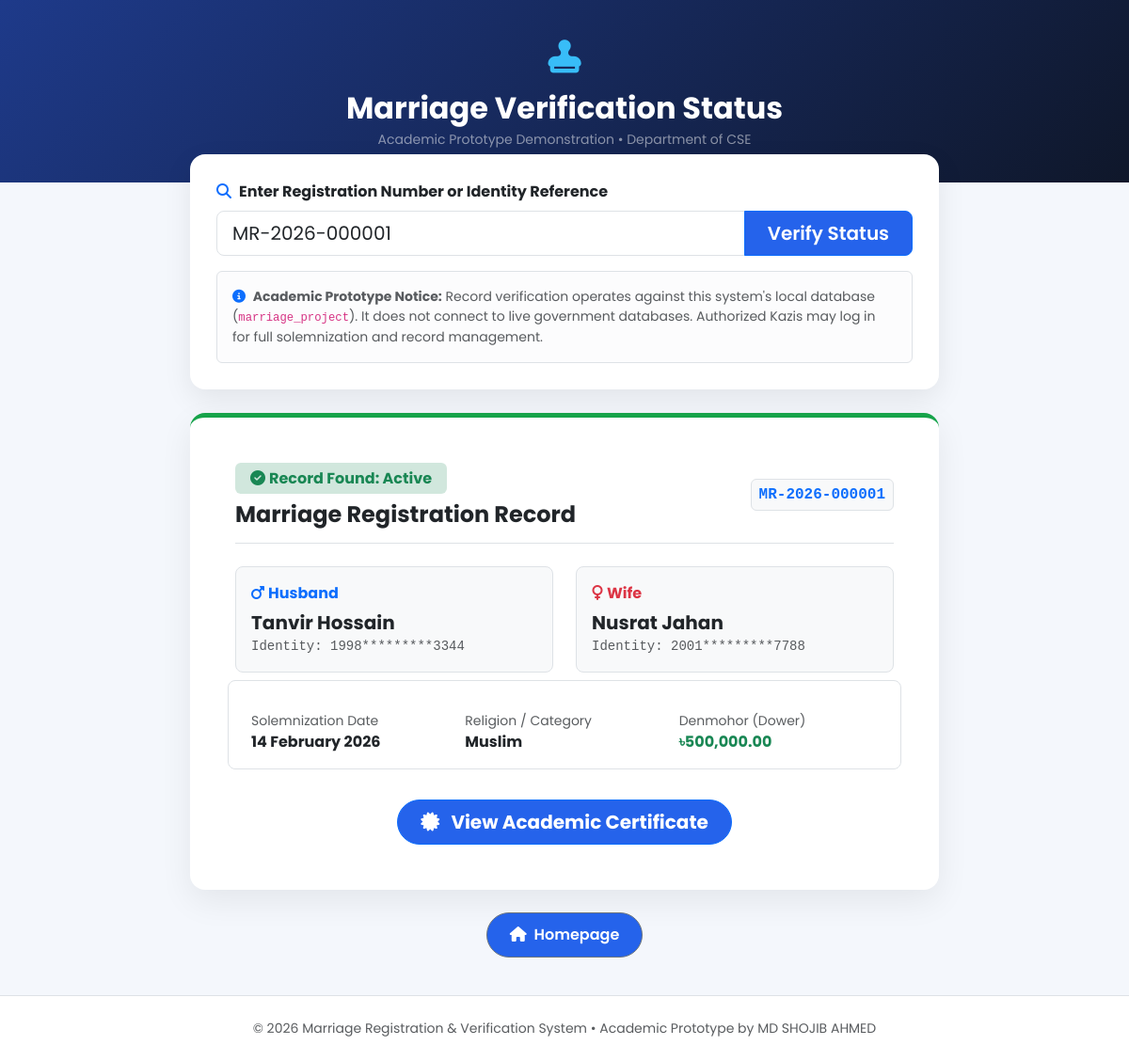
The app's page /verify.php?reg=MR-2026-000001 with its own data.
### tables this page shows
CREATE TABLE IF NOT EXISTS `marriages` (
  `marriage_id` INT AUTO_INCREMENT PRIMARY KEY,
  `registration_number` VARCHAR(50) NOT NULL UNIQUE,
  `marriage_date` DATE NOT NULL,
  `religion` VARCHAR(30) NOT NULL DEFAULT 'Muslim',
  `husband_citizen_id` INT NOT NULL,
  `husband_identity_type` ENUM('NID', 'Passport') NOT NULL,
  `husband_identity_no` VARCHAR(50) NOT NULL,
  `husband_name` VARCHAR(100) NOT NULL,
  `wife_citizen_id` INT NOT NULL,
  `wife_identity_type` ENUM('NID', 'Passport') NOT NULL,
  `wife_identity_no` VARCHAR(50) NOT NULL,
  `wife_name` VARCHAR(100) NOT NULL,
  `kazi_id` INT NOT NULL,
  `kazi_license_no` VARCHAR(50) NOT NULL,
  `kazi_name` VARCHAR(100) NOT NULL,
  `witness1_name` VARCHAR(100) NOT NULL,
  `witness1_identity_type` ENUM('NID', 'Passport') NOT NULL,
  `witness1_identity_no` VARCHAR(50) NOT NULL,
  `witness1_mobile` VARCHAR(20) DEFAULT NULL,
  `witness2_name` VARCHAR(100) NOT NULL,
  `witness2_identity_type` ENUM('NID', 'Passport') NOT NULL,
  `witness2_identity_no` VARCHAR(50) NOT NULL,
  `witness2_mobile` VARCHAR(20) DEFAULT NULL,
  `denmohor_amount` DECIMAL(12, 2) DEFAULT 0.00,
  `registration_fee` DECIMAL(10, 2) DEFAULT 0.00,
  `status` ENUM('Active', 'Divorce Initiated', 'Divorced', 'Annulled') DEFAULT 'Active',
  `created_at` TIMESTAMP DEFAULT CURRENT_TIMESTAMP,
  INDEX (`registration_number`),
  INDEX (`husband_identity_no`),
  INDEX (`wife_identity_no`),
  INDEX (`kazi_license_no`),
  INDEX (`status`)
);

### includes/security.php (called while the page is built, shortened)
<?php
function e($value) {
    return htmlspecialchars($value ?? '', ENT_QUOTES, 'UTF-8');
}

### verify.php (the view, shortened to what this page needs)
<?php
require_once "Database/connection.php";
require_once "includes/security.php";
$query_term = trim($_GET['reg'] ?? ($_POST['query_term'] ?? ''));
$marriage = null;
if (!empty($query_term)) {
    $sql = "SELECT m.*, k.full_name AS kazi_full_name, k.district, k.upazila
            FROM marriages m
            LEFT JOIN kazi_users k ON m.kazi_id = k.kazi_id
            WHERE (m.registration_number = ? OR m.husband_identity_no = ? OR m.wife_identity_no = ?)
            LIMIT 1";
    $stmt = mysqli_prepare($conn, $sql);
    mysqli_stmt_bind_param($stmt, "sss", $query_term, $query_term, $query_term);
    mysqli_stmt_execute($stmt);
    $result = mysqli_stmt_get_result($stmt);
    if ($row = mysqli_fetch_assoc($result)) {
        $marriage = $row;
    } else {
        $error_msg = "No marriage record found matching identifier: " . htmlspecialchars($query_term);
    }
}
function mask_nid_public($id) {
    $len = strlen($id);
    return substr($id, 0, 4) . str_repeat('*', max(4, $len - 8)) . substr($id, -4);
}
?>
<!DOCTYPE html>
<html lang="en">
<head>
    <link href="https://cdn.jsdelivr.net/npm/bootstrap@5.3.3/dist/css/bootstrap.min.css" rel="stylesheet">
    <link rel="stylesheet" href="https://cdnjs.cloudflare.com/ajax/libs/font-awesome/6.7.2/css/all.min.css">
    <link rel="stylesheet" href="Assets/css/style.css">
</head>
<body>
<div class="header-top text-center">
    <div class="container">
        <div class="mb-2" style="font-size: 2.2rem; color: #38bdf8;">
            <i class="fa-solid fa-stamp"></i>
        </div>
        <h2 class="fw-bold mb-1">Marriage Verification Status</h2>
        <p class="text-white-50 small mb-0">Academic Prototype Demonstration &bull; Department of CSE</p>
    </div>
</div>
<div class="container verification-container flex-grow-1">
    <div class="search-card">
        <form method="POST" action="verify.php">
            <label class="form-label fw-bold text-dark mb-2">
                <i class="fa-solid fa-magnifying-glass me-2 text-primary"></i>Enter Registration Number or Identity Reference
            </label>
            <div class="input-group input-group-lg">
                <input type="text" name="query_term" class="form-control" placeholder="e.g. MR-2026-000001 or NID..." value="<?= e($query_term) ?>" required autofocus>
                <button type="submit" class="btn btn-primary px-4 fw-semibold">
                    Verify Status
                </button>
            </div>
            <div class="alert alert-light border small text-muted mt-3 mb-0">
                <i class="fa-solid fa-circle-info me-1 text-primary"></i>
                <strong>Academic Prototype Notice:</strong> Record verification operates against this system's local database (<code>marriage_project</code>). It does not connect to live government databases. Authorized Kazis may log in for full solemnization and record management.
            </div>
        </form>
    </div>
    <?php if ($marriage): ?>
        <div class="result-card">
            <div class="p-4 p-md-5">
                <div class="d-flex justify-content-between align-items-center mb-4 pb-3 border-bottom flex-wrap gap-2">
                    <div>
                        <span class="badge bg-success-subtle text-success fs-6 px-3 py-2 mb-2">
                            <i class="fa-solid fa-circle-check me-1"></i>Record Found: <?= e($marriage['status']) ?>
                        </span>
                        <h4 class="fw-bold text-dark mb-0">Marriage Registration Record</h4>
                    </div>
                    <span class="badge bg-light text-primary border font-monospace p-2 fs-6">
                        <?= e($marriage['registration_number']) ?>
                    </span>
                </div>
                <div class="row g-4 mb-4">
                    <div class="col-md-6">
                        <div class="p-3 rounded-3 bg-light border">
                            <div class="fw-bold text-primary mb-1"><i class="fa-solid fa-mars me-1"></i>Husband</div>
                            <div class="fs-5 fw-bold text-dark"><?= e($marriage['husband_name']) ?></div>
                            <div class="text-muted small font-monospace">Identity: <?= e(mask_nid_public($marriage['husband_identity_no'])) ?></div>
                        </div>
                    </div>
                    <div class="col-md-6">
                        <div class="p-3 rounded-3 bg-light border">
                            <div class="fw-bold text-danger mb-1"><i class="fa-solid fa-venus me-1"></i>Wife</div>
                            <div class="fs-5 fw-bold text-dark"><?= e($marriage['wife_name']) ?></div>
                            <div class="text-muted small font-monospace">Identity: <?= e(mask_nid_public($marriage['wife_identity_no'])) ?></div>
                        </div>
                    </div>
                </div>
                <div class="row g-3 mb-4 p-3 rounded-3 bg-white border">
                    <div class="col-sm-4">
                        <div class="text-muted small">Solemnization Date</div>
                        <div class="fw-bold text-dark"><?= e(date('d F Y', strtotime($marriage['marriage_date']))) ?></div>
                    </div>
                    <div class="col-sm-4">
                        <div class="text-muted small">Religion / Category</div>
                        <div class="fw-bold text-dark"><?= e($marriage['religion']) ?></div>
                    </div>
                    <div class="col-sm-4">
                        <div class="text-muted small">Denmohor (Dower)</div>
                        <div class="fw-bold text-success">৳<?= number_format((float)$marriage['denmohor_amount'], 2) ?></div>
                    </div>
                </div>
                <div class="text-center pt-2">
                    <a href="Certificate/view_certificate.php?reg=<?= urlencode($marriage['registration_number']) ?>" target="_blank" class="btn btn-primary btn-lg px-4 py-2 rounded-pill fw-bold">
                        <i class="fa-solid fa-certificate me-2"></i> View Academic Certificate
                    </a>
                </div>
            </div>
        </div>
    <?php endif; ?>
    <div class="text-center mt-4">
        <a href="index.php" class="btn btn-outline-secondary rounded-pill px-4">
            <i class="fa-solid fa-house me-1"></i> Homepage
        </a>
    </div>
</div>
<footer class="text-center py-4 bg-white border-top mt-auto text-muted small">
    &copy; <?= date('Y') ?> Marriage Registration &amp; Verification System &bull; Academic Prototype by MD SHOJIB AHMED
</footer>
</body>
</html>

### Assets/css/style.css (style rules this page uses)
body { font-family: 'Poppins', sans-serif; background: #F4F7FC; }
.btn { display: inline-block; background: #2563EB; color: white; padding: 11px 22px; border-radius: 8px; text-decoration: none; font-weight: 600; }
footer { text-align: center; padding: 25px; color: #666; }

### verify.php (style rules this page uses)
body { font-family: 'Poppins', sans-serif; background-color: #f4f7fc; color: #334155; min-height: 100vh; display: flex; flex-direction: column; }
.header-top { background: linear-gradient(135deg, #1e3a8a 0%, #0f172a 100%); color: #ffffff; padding: 35px 0; }
.verification-container { max-width: 820px; margin: -30px auto 40px auto; position: relative; z-index: 10; }
.search-card { background: #ffffff; border-radius: 16px; padding: 28px; box-shadow: 0 10px 30px rgba(0,0,0,0.08); margin-bottom: 25px; }
.result-card { background: #ffffff; border-radius: 16px; box-shadow: 0 12px 35px rgba(0,0,0,0.07); overflow: hidden; border-top: 5px solid #16a34a; }

### records on screen
marriages: status "Active", registration_number "MR-2026-000001", husband_name "Tanvir Hossain", husband_identity_no "1998*********3344", wife_name "Nusrat Jahan", wife_identity_no "2001*********7788", marriage_date "14 February 2026", religion "Muslim", denmohor_amount "500,000.00"
